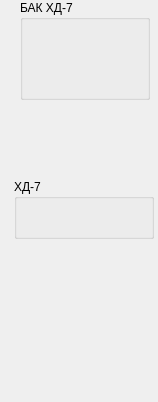
  <widget class="QWidget" name="dgroup_10" native="true">
   <property name="geometry">
    <rect>
     <x>890</x>
     <y>10</y>
     <width>158</width>
     <height>402</height>
    </rect>
   </property>
   <widget class="DoserPanel" name="cpanel_7">
    <property name="geometry">
     <rect>
      <x>20</x>
      <y>0</y>
      <width>130</width>
      <height>100</height>
     </rect>
    </property>
    <property name="title">
     <string>БАК ХД-7</string>
    </property>
    <property name="precision">
     <number>3</number>
    </property>
   </widget>
   <widget class="Animation" name="dosator_11">
    <property name="geometry">
     <rect>
      <x>42</x>
      <y>182</y>
      <width>86</width>
      <height>131</height>
     </rect>
    </property>
    <property name="contextMenuPolicy">
     <enum>Qt::CustomContextMenu</enum>
    </property>
    <property name="source">
     <url>
      <string>qrc:/concrete/dadditions.mng</string>
     </url>
    </property>
    <property name="playbackHints">
     <set>Animation::Bounce</set>
    </property>
    <widget class="QPushButton" name="dopen_13">
     <property name="geometry">
      <rect>
       <x>27</x>
       <y>60</y>
       <width>32</width>
       <height>32</height>
      </rect>
     </property>
     <property name="text">
      <string/>
     </property>
     <property name="checkable">
      <bool>true</bool>
     </property>
     <property name="flat">
      <bool>true</bool>
     </property>
     <property name="style" stdset="0">
      <string>open</string>
     </property>
    </widget>
   </widget>
   <widget class="Animation" name="container_19">
    <property name="geometry">
     <rect>
      <x>7</x>
      <y>90</y>
      <width>84</width>
      <height>82</height>
     </rect>
    </property>
    <property name="contextMenuPolicy">
     <enum>Qt::CustomContextMenu</enum>
    </property>
    <property name="source">
     <url>
      <string>qrc:/concrete/pump.mng</string>
     </url>
    </property>
    <widget class="QPushButton" name="open_20">
     <property name="geometry">
      <rect>
       <x>29</x>
       <y>27</y>
       <width>32</width>
       <height>32</height>
      </rect>
     </property>
     <property name="text">
      <string/>
     </property>
     <property name="flat">
      <bool>true</bool>
     </property>
     <property name="style" stdset="0">
      <string>open</string>
     </property>
    </widget>
   </widget>
   <widget class="Animation" name="animation_13">
    <property name="geometry">
     <rect>
      <x>69</x>
      <y>308</y>
      <width>32</width>
      <height>95</height>
     </rect>
    </property>
    <property name="source">
     <url>
      <string>qrc:/concrete/water-rain.mng</string>
     </url>
    </property>
    <property name="playbackHints">
     <set>Animation::Ceaseless</set>
    </property>
   </widget>
   <widget class="DosatorPanel" name="dpanel_11">
    <property name="geometry">
     <rect>
      <x>14</x>
      <y>179</y>
      <width>140</width>
      <height>60</height>
     </rect>
    </property>
    <property name="title">
     <string>ХД-7</string>
    </property>
    <property name="weight">
     <double>0.000000000000000</double>
    </property>
    <property name="precision">
     <number>3</number>
    </property>
   </widget>
   <widget class="Animation" name="container_20">
    <property name="geometry">
     <rect>
      <x>85</x>
      <y>112</y>
      <width>42</width>
      <height>42</height>
     </rect>
    </property>
    <property name="contextMenuPolicy">
     <enum>Qt::CustomContextMenu</enum>
    </property>
    <property name="source">
     <url>
      <string>qrc:/concrete/valve.mng</string>
     </url>
    </property>
    <property name="playbackHints">
     <set>Animation::Bounce</set>
    </property>
   </widget>
   <widget class="QPushButton" name="open_21">
    <property name="geometry">
     <rect>
      <x>126</x>
      <y>117</y>
      <width>32</width>
      <height>32</height>
     </rect>
    </property>
    <property name="text">
     <string/>
    </property>
    <property name="flat">
     <bool>true</bool>
    </property>
    <property name="style" stdset="0">
     <string>open</string>
    </property>
   </widget>
   <widget class="QPushButton" name="ack_7">
    <property name="geometry">
     <rect>
      <x>57</x>
      <y>320</y>
      <width>54</width>
      <height>50</height>
     </rect>
    </property>
    <property name="text">
     <string/>
    </property>
    <property name="icon">
     <iconset resource="../resources/concrete.qrc">
      <normaloff>:/concrete/attention.png</normaloff>:/concrete/attention.png</iconset>
    </property>
    <property name="iconSize">
     <size>
      <width>48</width>
      <height>48</height>
     </size>
    </property>
    <property name="flat">
     <bool>true</bool>
    </property>
   </widget>
   <zorder>dosator_11</zorder>
   <zorder>container_19</zorder>
   <zorder>animation_13</zorder>
   <zorder>dpanel_11</zorder>
   <zorder>container_20</zorder>
   <zorder>open_21</zorder>
   <zorder>cpanel_7</zorder>
   <zorder>ack_7</zorder>
  </widget>
